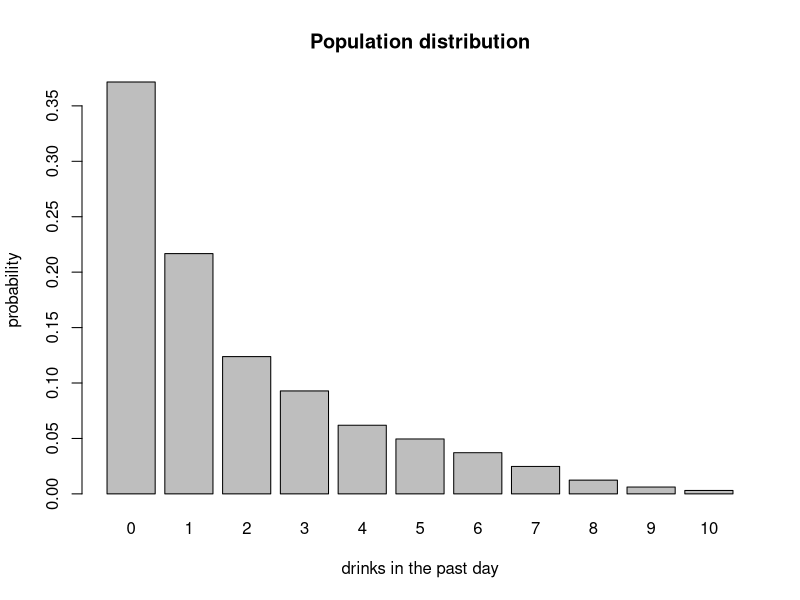
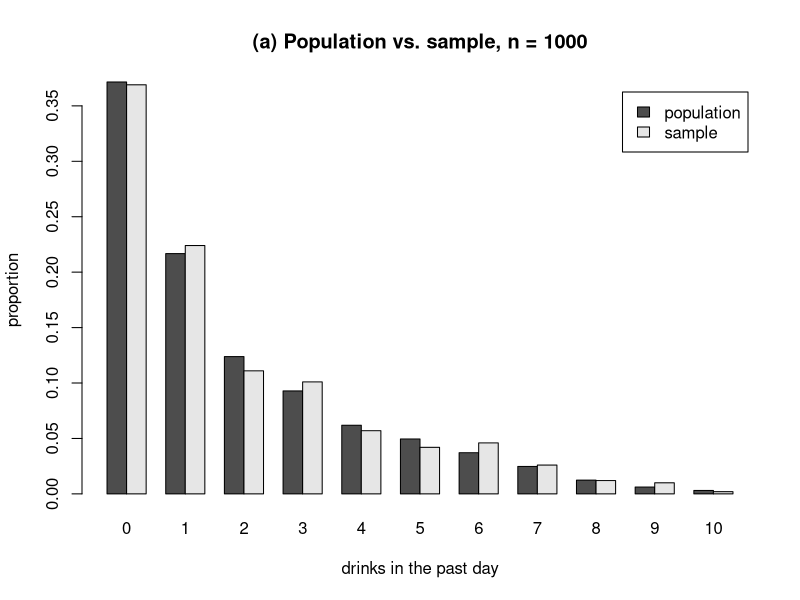
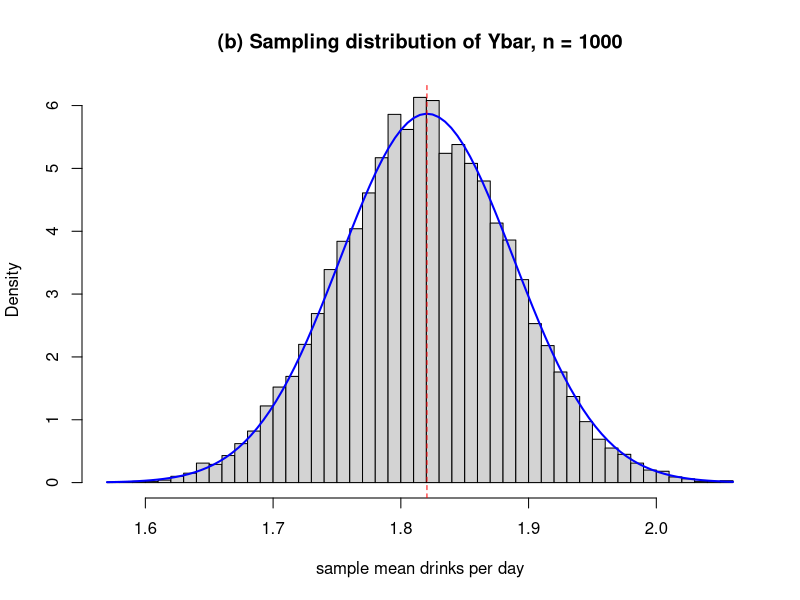

R code for these plots, in order:
set.seed(0)

# --- build a plausible population: Y = drinks in the past day ---
y <- 0:10                         # possible values
p <- c(60, 35, 20, 15, 10, 8, 6, 4, 2, 1, 0.5) # weights: big spike at 0, long right tail
p <- p / sum(p)                   # normalize
sum(p)                            # must be 1

mu    <- sum(y*p)                 # population mean (formula from §2.3)
sigma <- sqrt(sum((y-mu)^2*p))    # population SD   (formula from §2.3)
mu; sigma

barplot(p, names.arg = y, main = "Population distribution",
        xlab = "drinks in the past day", ylab = "probability")

# --- (a) one survey of n = 1000 people ---
n <- 1000
samp <- sample(y, n, replace = TRUE, prob = p)
mean(samp); sd(samp)              # compare with mu and sigma

phat <- table(factor(samp, levels = y)) / n   # sample proportions
barplot(rbind(p, phat), beside = TRUE, names.arg = y,
        legend.text = c("population", "sample"),
        main = "(a) Population vs. sample, n = 1000",
        xlab = "drinks in the past day", ylab = "proportion")

# --- (b) sampling distribution of Ybar: 10,000 surveys of n = 1000 ---
B <- 10000
ybars <- replicate(B, mean(sample(y, n, replace = TRUE, prob = p)))

mean(ybars); sd(ybars)            # simulated center and spread
center_theory <- mu               # E(Ybar) = mu
se_theory     <- sigma / sqrt(n)  # sigma_Ybar = sigma / sqrt(n)
center_theory; se_theory

hist(ybars, freq = FALSE, breaks = 50,
     main = "(b) Sampling distribution of Ybar, n = 1000",
     xlab = "sample mean drinks per day")
curve(dnorm(x, center_theory, se_theory), add = TRUE, col = "blue", lwd = 2)  # CLT prediction
abline(v = mu, col = "red", lty = 2)                           # mark mu

# --- comments ---
# 1. Y is a count (0, 1, 2, ...), so the population is discrete and can't be
#    negative. The most common answer is 0 drinks (P(0) = 0.37), many people
#    had 1-2, and a few drank a lot, so p decreases into a long right tail
#    (skewed right). This gives mu = 1.82 and sigma = 2.15: the SD is larger
#    than the mean, which is typical of a skewed count.
# 2. The single survey gives ybar = 1.85 and s = 2.20, very close to
#    mu = 1.82 and sigma = 2.15, and the sample proportions match p closely
#    in the barplot. They are not exactly equal because the sample is one
#    random draw: a different sample would give slightly different values.
#    With a larger n the sample data distribution resembles the population
#    more closely.
# 3. The 10,000 sample means have mean 1.819 and SD 0.0676. Theory gives
#    E(Ybar) = mu = 1.820 and sigma/sqrt(n) = 2.15/sqrt(1000) = 0.0680,
#    so simulation and theory agree. The SD of Ybar is about 32 times smaller
#    than sigma (sqrt(1000) ~ 31.6): averaging 1000 people cancels out most
#    of the person-to-person variation.
# 4. It is the distribution of the sample mean over all possible surveys of
#    1000 people: as if 10,000 agencies each ran the same survey and reported
#    their own ybar. It shows how much ybar varies from survey to survey,
#    so it tells us how close one survey's ybar is likely to be to mu
#    (almost always within about 3 SE = 0.20 drinks).
# 5. By the Central Limit Theorem, for large n the sampling distribution of
#    Ybar is approximately normal whatever the shape of the population.
#    n = 1000 is large enough to remove the skewness of the population, so
#    the histogram matches the normal curve N(mu, sigma/sqrt(n)).
